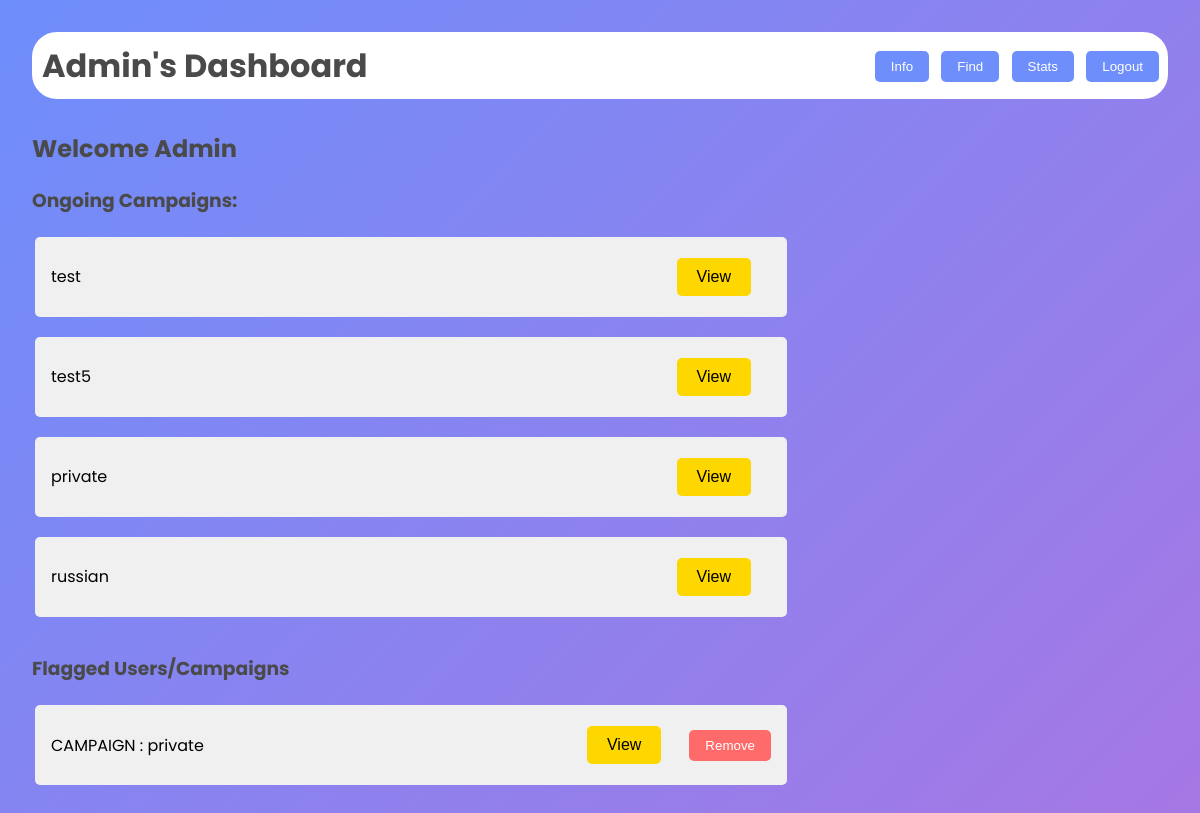
The app's page /adminhome (signed in), older data.
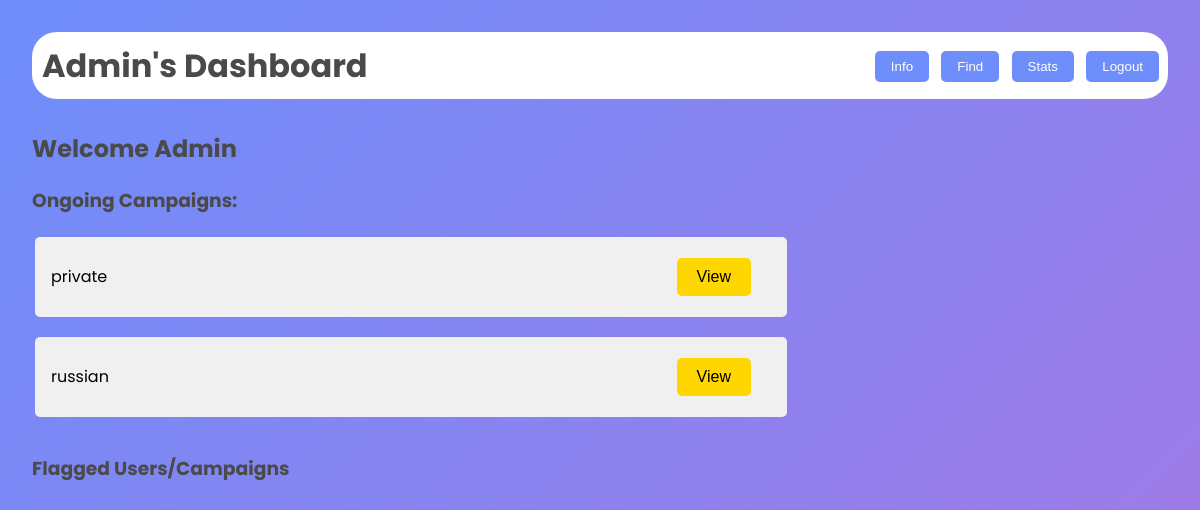
The same page, newer data.
### models.py (models this page shows)
class Campaign(db.Model):
    __tablename__ = 'campaign'
    campaignid = db.Column(db.Integer, primary_key=True, autoincrement=True)
    sname = db.Column(db.String, db.ForeignKey('sponsor.usename'), nullable=False)
    iname = db.Column(db.String, db.ForeignKey('influencer.usename'))
    cname = db.Column(db.String, nullable=False)
    budget = db.Column(db.Integer, nullable=False)
    desc = db.Column(db.String, nullable=False)
    startdate = db.Column(db.Integer, nullable=False)
    enddate = db.Column(db.Integer, nullable=False)
    public = db.Column(db.Integer, nullable=False)
    job = db.Column(db.String, nullable=False)
    flag = db.Column(db.Integer, nullable=False, default=0 )

### main.py (the view)
@app.route('/adminhome')
def adminhome():
    if 'username' in session:
        camp=Campaign.query.all()
        iflag=Influencer.query.filter_by(flag=1)
        sflag=Sponsor.query.filter_by(flag=1)
        cflag=Campaign.query.filter_by(flag=1)
        return render_template("admin_main.html",camp=camp,iflag=iflag,sflag=sflag,cflag=cflag)
    else:
        return redirect('/admin')#change to home later

### templates/admin_main.html (shortened to what this page needs)
<!DOCTYPE html>
<html lang="en">
<head>
    <link rel="stylesheet" href="/static/dash.css">
</head>
<body>
    <div class="dashboard">
        <header>
            <h1>Admin's Dashboard</h1>
            <nav>
                <a href="/adminhome"><button>Info</button></a>
                <a href="/adminfind"><button>Find</button></a>
                <a href=""><button>Stats</button></a>
                <a href="/logout"><button>Logout</button></a>
            </nav>
        </header>
        <main>
            <h2>Welcome Admin</h2>
            <h3>Ongoing Campaigns:</h3>
            <div class="campaignlist">
                <table>
                    {% for c in camp %}
                    <tr>
                        <td>
                            <div class="campaign">
                                <span>{{ c.cname }}</span>
                                <button class="viewopen" data-popup-id="popup-camp-{{ c.campaignid }}">View</button>
                            </div>
                        </td>
                    </tr>
                    {% endfor %}
                </table>
            </div>
            <h3>Flagged Users/Campaigns</h3>
            <div class="flaggedlist">
                <table>
                    {% for f in cflag %}
                    <tr>
                        <td>
                            <div class="flagged">
                                <span>CAMPAIGN : {{ f.cname }}</span>
                                <div style="display: inline-flex;">
                                    <button class="viewopen" data-popup-id="popup-cflag-{{ f.campaignid }}">View</button>
                                    <form action="/flag" method="post">
                                        <button type="submit" class="remove" name="flagvalue" value="0,{{ f.campaignid }}">Remove</button>
                                    </form>
                                </div>
                            </div>
                        </td>
                    </tr>
                    {% endfor %}
                </table>
            </div>
        </main>
    </div>
</body>
</html>

Row changes from the older to the newer data that the page shows:
removed Campaign: cname "test", shown under "Ongoing Campaigns:"
no longer on one of the page's lists (row edited): Campaign: cname "private"
removed Campaign: cname "test5", shown under "Ongoing Campaigns:"
